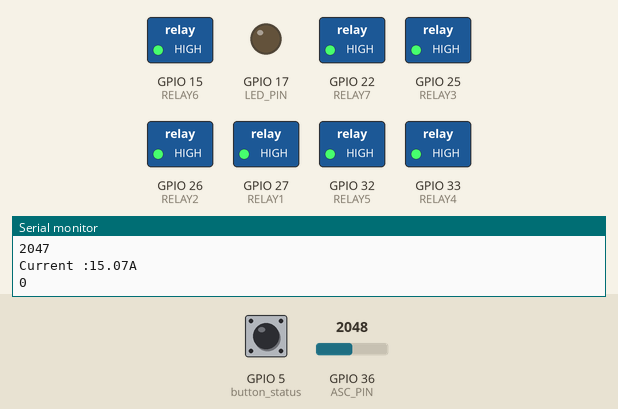
Simulated run of this sketch. Board: ESP32. On the bench: switched loads named in the sketch (green lamp = pin HIGH), output pins drawn as LEDs (lit = HIGH), the last lines printed to the serial monitor. The inputs (shaded band) are chosen by the test bench; at power-on: GPIO 5 (button_status) HIGH, GPIO 36 (ASC_PIN) = 2048. WiFi joins after 1.5 s; servers stay silent unless stated; no MQTT or app messages arrive unless stated.

Above: at 2.7 s.
2.8 s: GPIO 5 (button_status) pulled LOW for 1 s
At 5.0 s:
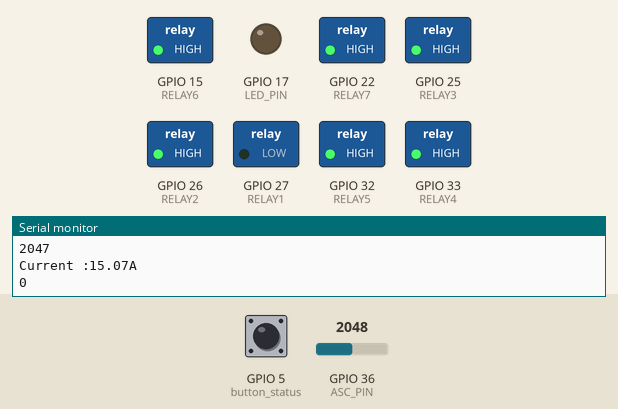
5.3 s: GPIO 5 (button_status) pulled LOW for 3.2 s
At 6.5 s:
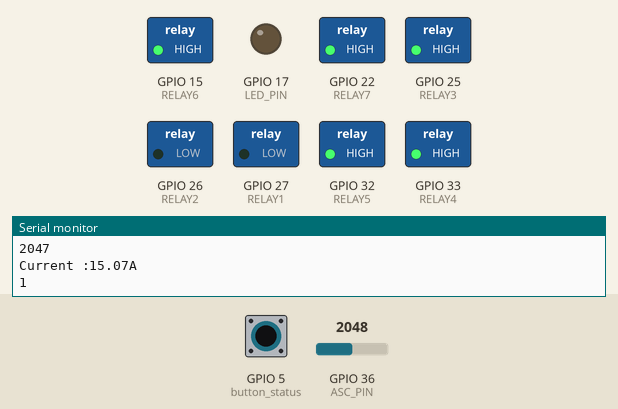
10.0 s: GPIO 5 (button_status) pulled LOW for 0.15 s
At 10.9 s:
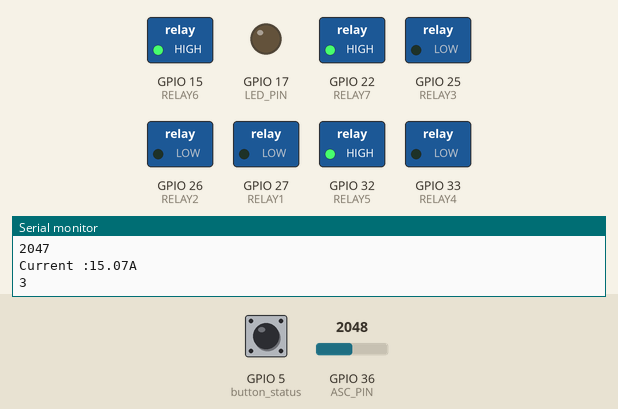
11.7 s: GPIO 5 (button_status) pulled LOW for 1 s
At 13.7 s:
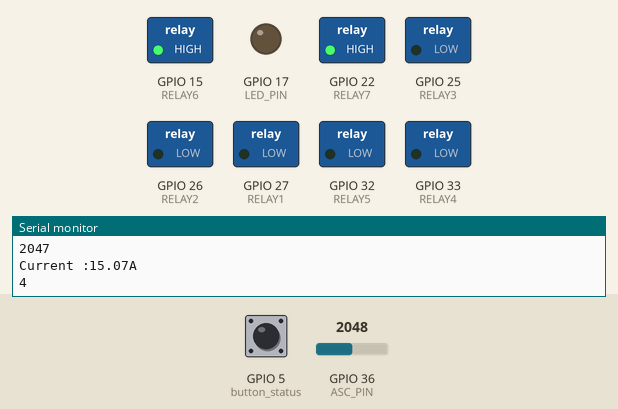
14.2 s: GPIO 5 (button_status) pulled LOW for 0.15 s
At 15.3 s:
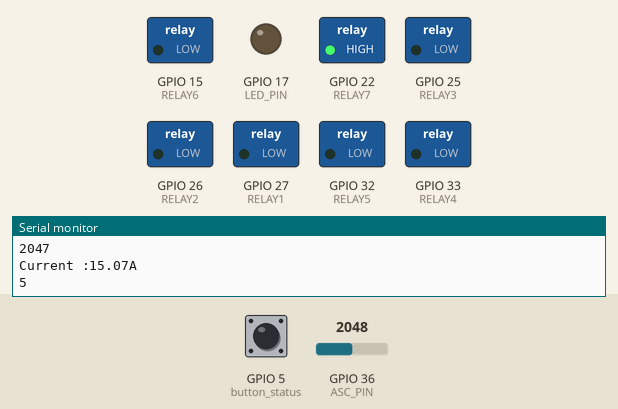
15.9 s: GPIO 5 (button_status) pulled LOW for 3.2 s
At 16.9 s:
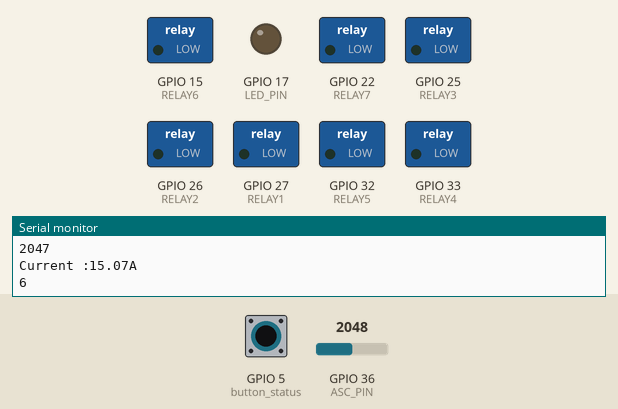
Timing chart, 0 to 20.2 s (numbered marks = the images above; inputs shaded):
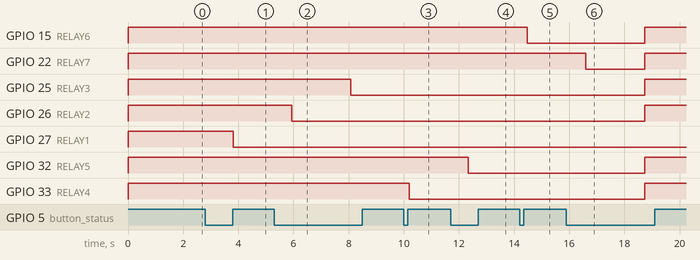

Measured:
- after the input at 2.8 s, GPIO 27 (RELAY1): HIGH → LOW after 1.0 s
- after the input at 5.3 s, GPIO 25 (RELAY3): HIGH → LOW after 2.8 s; GPIO 26 (RELAY2): HIGH → LOW after 0.64 s
- after the input at 10.0 s, GPIO 33 (RELAY4): HIGH → LOW after 0.21 s
- after the input at 11.7 s, GPIO 32 (RELAY5): HIGH → LOW after 0.64 s
- after the input at 14.2 s, GPIO 15 (RELAY6): HIGH → LOW after 0.27 s
- after the input at 15.9 s, GPIO 15 (RELAY6), GPIO 25 (RELAY3), GPIO 26 (RELAY2), GPIO 32 (RELAY5), GPIO 33 (RELAY4): LOW → HIGH after 2.8 s; GPIO 22 (RELAY7): HIGH → LOW after 0.70 s, → HIGH 2.1 s later

The sketch:

esp322.ino
```cpp
  /***************************************************
  NodeMCU
****************************************************/
#include <WiFi.h>
#include <PubSubClient.h>
#include <Wire.h>
#include "mqtt.h"
//#include <DHT.h>
//#include <ACS712.h>
#include <Adafruit_MQTT.h>
#include <Adafruit_MQTT_Client.h>


WiFiClient client;

Adafruit_MQTT_Client mqtt(&client, MQTT_SERVER, MQTT_PORT, MQTT_USERNAME, MQTT_PASSWORD);
Adafruit_MQTT_Client mqttid(&client, MQTT_SERVER, MQTT_PORT, MQTT_ID, MQTT_USERNAME, MQTT_PASSWORD);
/****************************** Feeds ***************************************/

Adafruit_MQTT_Publish pi_asc = Adafruit_MQTT_Publish(&mqttid, MQTT_USERNAME "/strigger/asc");

/************************* WiFi Access Point *********************************/


int dem = 0;


/*************************** Sketch Code ************************************/
void MQTT_connect();
//double getVPP();

void setup() {
 Serial.begin(115200);
 delay(10);
 pinMode(LED_PIN, OUTPUT);
// pinMode(button1.PIN, INPUT_PULLUP);
 //attachInterrupt(button1.PIN, isr, FALLING);
 pinMode(RELAY1, OUTPUT);
  pinMode(RELAY2, OUTPUT);
   pinMode(RELAY3, OUTPUT);
   pinMode(RELAY4, OUTPUT);
   pinMode(RELAY5, OUTPUT);
   pinMode(RELAY6, OUTPUT);
   pinMode(RELAY7, OUTPUT);
 digitalWrite(RELAY1, HIGH);
 digitalWrite(RELAY2, HIGH);
 digitalWrite(RELAY3, HIGH);
 digitalWrite(RELAY4, HIGH);
 digitalWrite(RELAY5, HIGH);
 digitalWrite(RELAY6, HIGH);
 digitalWrite(RELAY7, HIGH);
 digitalWrite(LED_PIN, LOW);


 pinMode(button_status, INPUT);


 //cam bien nhiet do
pinMode(ASC_PIN, INPUT);

 ///////////


 Serial.println(F("RPi-ESP-MQTT"));
 // Connect to WiFi access point.
 Serial.println(); Serial.println();
 Serial.print("Connecting to ");
 Serial.println(WLAN_SSID);
 WiFi.begin(WLAN_SSID, WLAN_PASS);
 while (WiFi.status() != WL_CONNECTED) {
   delay(500);
   Serial.print(".");
 }
 Serial.println();
 Serial.println("WiFi connected");
 Serial.println("IP address: "); Serial.println(WiFi.localIP());
 // Setup MQTT subscription for esp8266_led feed.
// mqtt.subscribe(&esp32_led);
}

void loop() {

 int buttonStatus = digitalRead(button_status);

 MQTT_connect();


//////dong dien
float currentt= 0;

for(int i = 0; i < 1000; i++){

  currentt =  currentt + ((3.9 / 4095.0)* (4095-analogRead(ASC_PIN))-0.955)/ 0.066;

 }


 Serial.println(4095-analogRead(ASC_PIN));

 Serial.print("Current :");
 Serial.print(String(currentt/1000).c_str());
 Serial.println("A");
 //sprintf(buff_msg, "%d", average/1000);
pi_asc.publish( String(currentt/1000).c_str());

Serial.println(dem);
if(buttonStatus==LOW)
{
  delay(20);
if(buttonStatus==LOW)
{
dem=dem+1;

if(dem==5)
{
 // dem=0;
  digitalWrite(RELAY1, LOW);
 digitalWrite(RELAY2, LOW);
 digitalWrite(RELAY3, LOW);
 digitalWrite(RELAY4, LOW);
 digitalWrite(RELAY5, LOW);
 digitalWrite(RELAY6, HIGH);
 digitalWrite(RELAY7, HIGH);
}
else if(dem==4)
{
   digitalWrite(RELAY1, LOW);
 digitalWrite(RELAY2, LOW);
 digitalWrite(RELAY3, LOW);
 digitalWrite(RELAY4, LOW);
 digitalWrite(RELAY5, HIGH);
 digitalWrite(RELAY6, HIGH);
digitalWrite(RELAY7, HIGH);
}
else if(dem==3)
{
   digitalWrite(RELAY1, LOW);
 digitalWrite(RELAY2, LOW);
 digitalWrite(RELAY3, LOW);
 digitalWrite(RELAY4, HIGH);
 digitalWrite(RELAY5, HIGH);
digitalWrite(RELAY6, HIGH);
digitalWrite(RELAY7, HIGH);
}
else if(dem==2){
  digitalWrite(RELAY1, LOW);
 digitalWrite(RELAY2, LOW);
 digitalWrite(RELAY3, HIGH);
 digitalWrite(RELAY4, HIGH);
 digitalWrite(RELAY5, HIGH);
 digitalWrite(RELAY6, HIGH);
 digitalWrite(RELAY7, HIGH);
}
else if(dem==1){
   digitalWrite(RELAY1, LOW);
 digitalWrite(RELAY2, HIGH);
 digitalWrite(RELAY3, HIGH);
 digitalWrite(RELAY4, HIGH);
 digitalWrite(RELAY5, HIGH);
 digitalWrite(RELAY6, HIGH);
 digitalWrite(RELAY7, HIGH);
}
else if(dem==6){
  digitalWrite(RELAY1, LOW);
 digitalWrite(RELAY2, LOW);
 digitalWrite(RELAY3, LOW);
 digitalWrite(RELAY4, LOW);
 digitalWrite(RELAY5, LOW);
 digitalWrite(RELAY6, LOW);
 digitalWrite(RELAY7, HIGH);
}
else if(dem>=7){
  dem=0;
 digitalWrite(RELAY1, LOW);
 digitalWrite(RELAY2, LOW);
 digitalWrite(RELAY3, LOW);
 digitalWrite(RELAY4, LOW);
 digitalWrite(RELAY5, LOW);
 digitalWrite(RELAY6, LOW);
 digitalWrite(RELAY7, LOW);
}
}
}
delay(2000);


}
// Function to connect and reconnect as necessary to the MQTT server.

void MQTT_connect() {
 uint8_t ret;
 // Stop if already connected.
 if (mqtt.connected()) {
   return;
 }
 Serial.print("Connecting to MQTT... ");
 uint8_t retries = 3;
 while ((ret = mqtt.connect()) != 0) { // connect will return 0 for connected
      Serial.println(mqtt.connectErrorString(ret));
      Serial.println("Retrying MQTT connection in 5 seconds...");
      mqtt.disconnect();
      delay(5000);  // wait 5 seconds
      retries--;
      if (retries == 0) {
        // basically die and wait for WDT to reset me
        while (1);
      }
 }
 Serial.println("MQTT Connected!");
}
```

mqtt.h
```cpp
#ifndef mqtt_h
#define mqtt_h

//int substr(char *s,char*t);
#define WLAN_SSID       "CRETA-KD"
#define WLAN_PASS       "yoursolution"
#define MQTT_SERVER      "192.168.0.15" // static ip address
#define MQTT_PORT         1883
#define MQTT_ID   "12"
#define MQTT_USERNAME    ""
#define MQTT_PASSWORD         ""
#define LED_PIN     17                // Pin connected to the LED. GPIO 2 (D4)
#define BUTTON_PIN  4              // Pin connected to the button. GPIO 15 (D8)
#define ASC_PIN  36
#define DHTPIN 18
#define DHTTYPE DHT11 // DHT 11
#define RELAY1     27
#define RELAY2     26
#define RELAY3     25
#define RELAY4     33
#define RELAY5     32
#define RELAY6     15
#define RELAY7     22
#define button_status 5


#endif
```
